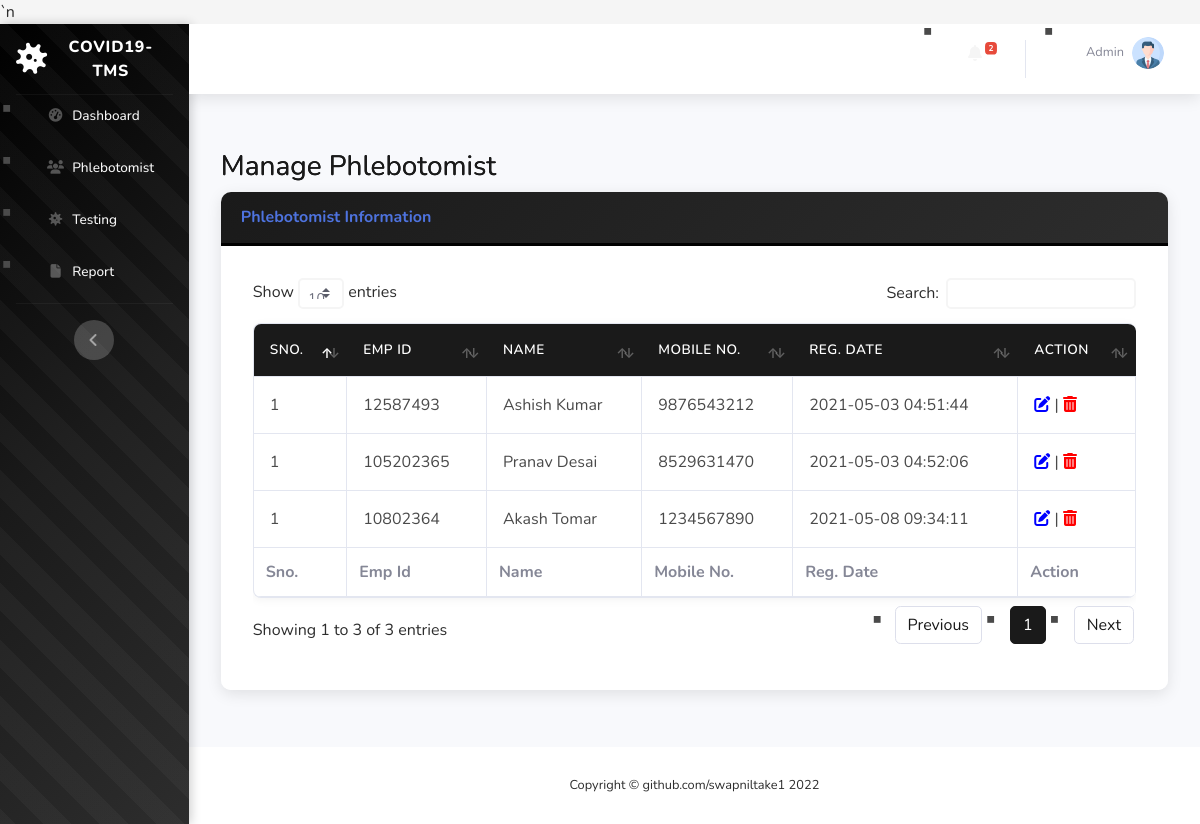
The page /covid-tms/manage-phlebotomist.php (signed in) on the database its author committed.
### tables this page shows
CREATE TABLE `tblphlebotomist` (
  `id` int(11) NOT NULL,
  `EmpID` varchar(100) DEFAULT NULL,
  `FullName` varchar(120) DEFAULT NULL,
  `MobileNumber` bigint(12) DEFAULT NULL,
  `RegDate` timestamp NULL DEFAULT current_timestamp()
);

### covid-tms/manage-phlebotomist.php (the view, shortened to what this page needs)
<?php session_start();
include_once('includes/config.php');
if (strlen($_SESSION['aid']==0)) {
  header('location:logout.php');
  } else{
?>
<!DOCTYPE html>
<html lang="en">
<head>
    <link href="vendor/fontawesome-free/css/all.min.css" rel="stylesheet" type="text/css">
    <link href="css/sb-admin-2.min.css" rel="stylesheet">`n    <link href="css/custom-theme.css" rel="stylesheet">
    <link href="vendor/datatables/dataTables.bootstrap4.min.css" rel="stylesheet">
</head>
<body id="page-top">
    <div id="wrapper">
  <?php include_once('includes/sidebar.php');?>
        <div id="content-wrapper" class="d-flex flex-column">
            <div id="content">
<?php include_once('includes/topbar.php');?>
                <div class="container-fluid">
                    <h1 class="h3 mb-2 text-gray-800">Manage Phlebotomist</h1>
                    <div class="card shadow mb-4">
                        <div class="card-header py-3">
                            <h6 class="m-0 font-weight-bold text-primary">Phlebotomist Information</h6>
                        </div>
                        <div class="card-body">
                            <div class="table-responsive">
                                <table class="table table-bordered" id="dataTable" width="100%" cellspacing="0">
                                    <thead>
                                        <tr>
                                            <th>Sno.</th>
                                            <th>Emp Id</th>
                                            <th>Name</th>
                                            <th>Mobile No.</th>
                                            <th>Reg. Date</th>
                                            <th>Action</th>
                                        </tr>
                                    </thead>
                                    <tfoot>
                                        <tr>
                                            <th>Sno.</th>
                                            <th>Emp Id</th>
                                            <th>Name</th>
                                            <th>Mobile No.</th>
                                             <th>Reg. Date</th>
                                            <th>Action</th>
                                        </tr>
                                    </tfoot>
                                    <tbody>
<?php $query=mysqli_query($con,"select * from tblphlebotomist");
$cnt=1;
while($row=mysqli_fetch_array($query)){
?>
                                        <tr>
                                            <td><?php echo $cnt;?></td>
                                            <td><?php echo $row['EmpID'];?></td>
                                            <td><?php echo $row['FullName'];?></td>
                                            <td><?php echo $row['MobileNumber'];?></td>
                                             <td><?php echo $row['RegDate'];?></td>
                                            <td>
                                <a href="edit-phlebotomist.php?pid=<?php echo $row['id'];?>"><i class="fas fa-edit" style="color:blue"></i></a> |
                                <a href="manage-phlebotomist.php?pid=<?php echo $row['id'];?>&&action=delete" onclick="return confirm('Do you really want to delete this record?');"><i class="fa fa-trash" aria-hidden="true" style="color:red" title="Delete this record"></i></a></td>
                                        </tr>
                               <?php } ?>
                                    </tbody>
                                </table>
                            </div>
                        </div>
                    </div>
                </div>
            </div>
    <?php include_once('includes/footer.php');?>
        </div>
    </div>
</body>
</html>
<?php } ?>

### covid-tms/includes/topbar.php (shortened to what this page needs)
      <nav class="navbar navbar-expand navbar-light bg-white topbar mb-4 static-top shadow">
            <?php if($_SESSION['aid']):?>
                    <ul class="navbar-nav ml-auto">
<?php $query=mysqli_query($con,"select * from tbltestrecord where ReportStatus is null");
$count=mysqli_num_rows($query);
?>
                        <li class="nav-item dropdown no-arrow mx-1">
                            <a class="nav-link dropdown-toggle" href="#" id="alertsDropdown" role="button"
                                data-toggle="dropdown" aria-haspopup="true" aria-expanded="false">
                                <i class="fas fa-bell fa-fw"></i>
                                <span class="badge badge-danger badge-counter"><?php echo $count;?></span>
                            </a>
                        </li>
                        <li class="nav-item dropdown no-arrow">
                            <a class="nav-link dropdown-toggle" href="#" id="userDropdown" role="button"
                                data-toggle="dropdown" aria-haspopup="true" aria-expanded="false">
                <?php
$adid=$_SESSION['aid'];
$ret1=mysqli_query($con,"select AdminName from tbladmin where ID='$adid'");
while($row1=mysqli_fetch_array($ret1)){
?>
                                <span class="mr-2 d-none d-lg-inline text-gray-600 small"><?php  echo $row1['AdminName'];?></span>
                           <?php } ?>
                                <img class="img-profile rounded-circle"
                                    src="img/profile.png">
                            </a>
                        </li>
                    </ul>
                <?php endif;?>
                </nav>

### covid-tms/css/custom-theme.css (style rules this page uses)
:root { --primary-black: #000000; --dark-gray: #1a1a1a; --medium-gray: #2d2d2d; --light-gray: #4a4a4a; --extra-light-gray: #6a6a6a; --off-white: #f5f5f5; --pure-white: #ffffff; --accent-gray: #808080; }
body { background-color: var(--off-white); color: var(--medium-gray); font-family: 'Nunito', -apple-system, BlinkMacSystemFont, 'Segoe UI', Roboto, sans-serif; }
.navbar-nav .nav-link { color: var(--off-white) !important; font-weight: 500; padding: 0.5rem 1rem !important; margin: 0 0.25rem; border-radius: 5px; transition: all 0.3s ease; }
.card { border: none; border-radius: 10px; box-shadow: 0 5px 20px rgba(0, 0, 0, 0.1); transition: all 0.3s ease; overflow: hidden; }
.card-header { background: linear-gradient(135deg, var(--dark-gray), var(--medium-gray)) !important; color: var(--pure-white) !important; font-weight: 600; padding: 1.25rem; border-bottom: 3px solid var(--primary-black); }
.card-body { background-color: var(--pure-white); padding: 2rem; }
.table { background-color: var(--pure-white); border-radius: 8px; overflow: hidden; box-shadow: 0 2px 10px rgba(0, 0, 0, 0.05); }
.table thead th { background-color: var(--dark-gray) !important; color: var(--pure-white) !important; border: none; font-weight: 600; text-transform: uppercase; font-size: 0.85rem; letter-spacing: 0.5px; padding: 1rem; }
.table tbody tr { border-bottom: 1px solid rgba(0, 0, 0, 0.05); transition: all 0.2s ease; }
.table tbody td { padding: 1rem; color: var(--light-gray); }
ul li { margin-bottom: 0.75rem; padding-left: 1.5rem; position: relative; }
ul li::before { content: '▪'; position: absolute; left: 0; color: var(--light-gray); font-size: 1.5rem; line-height: 1; }
.topbar { background-color: var(--pure-white) !important; box-shadow: 0 2px 10px rgba(0, 0, 0, 0.1); }
#content-wrapper { background-color: var(--off-white); }
.container-fluid { padding: 2rem; }
.card { background-color: var(--pure-white) !important; border: none !important; }
.text-gray-800 { color: var(--dark-gray) !important; }
#wrapper { background-color: var(--off-white); }
.shadow { box-shadow: 0 4px 15px rgba(0, 0, 0, 0.1) !important; }
h1, h2, h3 { background: linear-gradient(135deg, var(--primary-black), var(--light-gray)); -webkit-background-clip: text; background-clip: text; }
a { color: var(--light-gray); transition: all 0.3s ease; }
.small, small { color: var(--extra-light-gray); }

### rows shown on the page
tblphlebotomist: EmpID "12587493", FullName "Ashish Kumar", MobileNumber "9876543212", RegDate "2021-05-03 04:51:44"
tblphlebotomist: EmpID "105202365", FullName "Pranav Desai", MobileNumber "8529631470", RegDate "2021-05-03 04:52:06"
tblphlebotomist: EmpID "10802364", FullName "Akash Tomar", MobileNumber "1234567890", RegDate "2021-05-08 09:34:11"

### other values the page prints
$count "2"
$row1['AdminName'] "Admin"
